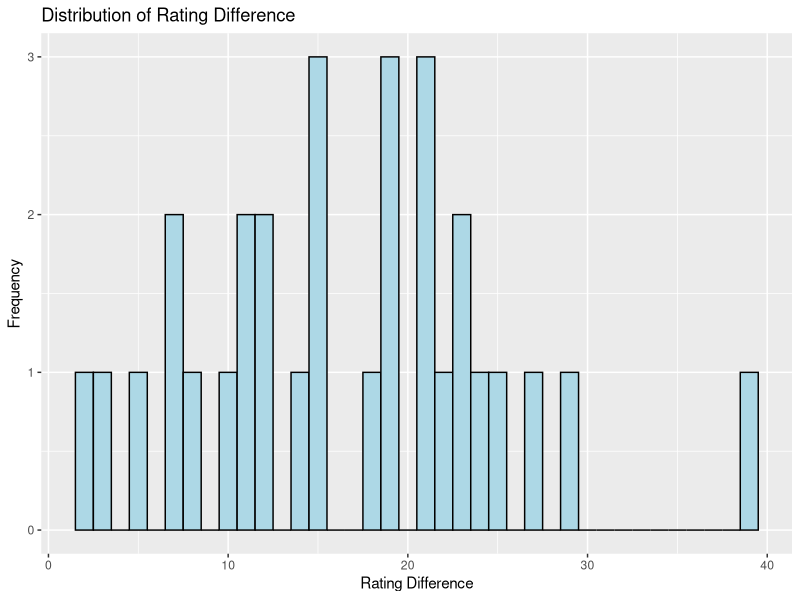
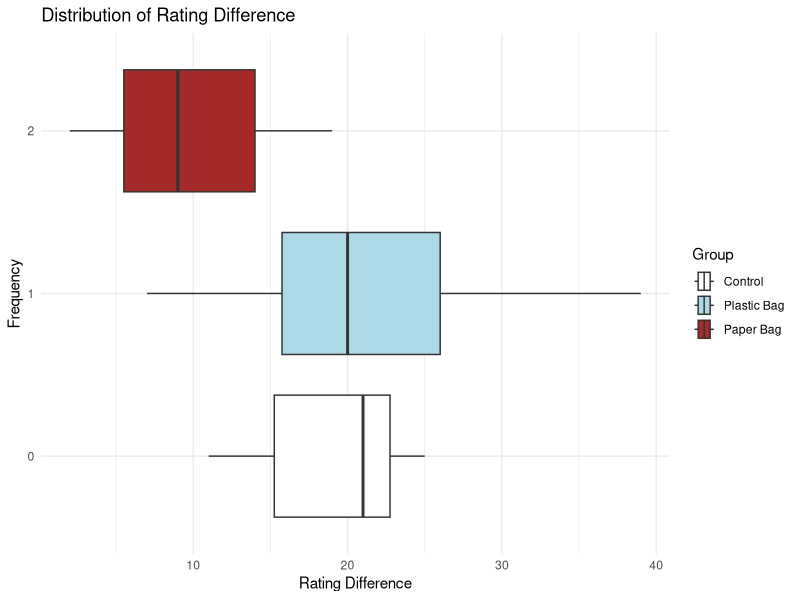

These charts were generated, in order, by the following R code:
## ----include=FALSE------------------------------------------------------------
knitr::opts_chunk$set(echo = TRUE)


## -----------------------------------------------------------------------------
library(ggplot2)


## -----------------------------------------------------------------------------
# Unique identifiers of each banana based on weight (and additional letter if weight tie)
banana_ids <- c(
  "130", "131", "140",
  "144", "146A", "146B",
  "147", "148", "155",
  "156", "157", "162",
  "166", "170", "171",
  "173", "175", "176",
  "181", "183A", "183B",
  "184", "185", "188",
  "189", "190", "200A",
  "200B", "209", "211"
)
# Banana weights
banana_weights <- c(
  130, 131, 140,
  144, 146, 146,
  147, 148, 155,
  156, 157, 162,
  166, 170, 171,
  173, 175, 176,
  181, 183, 183,
  184, 185, 188, 
  189, 190, 200,
  200, 209, 211
)
# Banana matched triplet assignments based on weight (group based on weight order statistics)
banana_match_ids <- unlist(lapply(1:10, function(n){rep(n,3)}))

banana_df <- data.frame(id = banana_ids, match_id = banana_match_ids, weight = banana_weights)

# Random treatment assignment with seed set for reproducibility
# 0 corresponds to control, 1 to paper bag, 2 to plastic bag
set.seed(123)
banana_df$treatment <- unlist(lapply(1:10, function(x){sample(0:2, 3, replace = FALSE)}))

banana_df


## -----------------------------------------------------------------------------
banana_rating <- read.csv("banana_ratings_final.csv")
# Reorder the banana_rating data frame by the BananaID
banana_rating <- banana_rating[order(banana_rating$BananaID),]

# Add a column to the banana_df data frame to store the post treatment rating, the values are the rows 1 through 30 of the Rating column in the banana_rating data frame
banana_df$post_rating <- banana_rating$Rating[1:30]

# Add a column to the banana_df data frame to store the difference between the pre treatment rating, the values are 31 through 60 of the Rating column in the banana_rating data frame
banana_df$pre_rating <- banana_rating$Rating[31:60]

# Add a column to the banana_df data frame to store the difference between the post treatment rating and the pre treatment rating
banana_df$rating_diff <- banana_df$post_rating - banana_df$pre_rating

banana_df


## -----------------------------------------------------------------------------
# Plot the distribution of the rating difference
ggplot(banana_df, aes(x = rating_diff)) +
  geom_histogram(binwidth = 1, fill = "lightblue", color = "black") +
  labs(title = "Distribution of Rating Difference", x = "Rating Difference", y = "Frequency")


## -----------------------------------------------------------------------------
ggplot(banana_df, aes(x = rating_diff, y = as.factor(treatment), fill = as.factor(treatment))) +
  geom_boxplot() + 
  labs(title = "Distribution of Rating Difference", 
       x = "Rating Difference", 
       y = "Frequency", 
       fill = "Group") +  # Change the legend title to "Group"
  scale_fill_manual(values = c("0" = "white", 
                               "1" = "lightblue", 
                               "2" = "brown"),   # Set colors for each group
                    labels = c("0" = "Control", 
                               "1" = "Plastic Bag", 
                               "2" = "Paper Bag")) +  # Map numeric values to labels
  theme_minimal()


## -----------------------------------------------------------------------------

# Permutaion Test 1: Control vs. Paper Bag


# Use the difference in means statistic to run a permutation test on control vs. paper bag
# Calculate the observed difference in means
obs_control_paper_diff <- mean(banana_df$rating_diff[banana_df$treatment == 1]) - mean(banana_df$rating_diff[banana_df$treatment == 0])

# Create a subset of the data frame with only the control and paper bag treatments
control_paper_df <- banana_df[banana_df$treatment %in% c(0, 1),]

# Create a vector to store the permuted differences in means
perm_diffs <- numeric(2^10)

# Run the permutation test by going through all possible permutations of the treatment assignments
# We are using the first 10 digits of the binary expansion of 
# the numbers 0 to 1023 to represent 
# all possible permutations of the 10 pairs
for(i in 0:(2^10 - 1)){
  # Convert the integer i to a binary representation
  binary_i <- as.integer(intToBits(i))
  
  # The length of binary_i is 32, but we only need the first 10 digits 
  # to represent the permutation of the 10 pairs
  binary_i <- binary_i[1:10]
  
  # Now, we can use binary_i to permute the data
  permuted_control_diff <- rep(NA, 10)
  permuted_paper_diff <- rep(NA, 10)
  
  for(j in 1:10){
    if(binary_i[j] == 0){
      permuted_control_diff[j] <- control_paper_df$rating_diff[j*2 - 1]
      permuted_paper_diff[j] <- control_paper_df$rating_diff[j*2]
    } else {
      permuted_control_diff[j] <- control_paper_df$rating_diff[j*2]
      permuted_paper_diff[j] <- control_paper_df$rating_diff[j*2 - 1]
    }
  }
  
  perm_diffs[i] <- mean(permuted_paper_diff) - mean(permuted_control_diff)
}

# Plot the distribution of the permuted differences in means
plot_1 <- ggplot() +
  geom_histogram(aes(x = perm_diffs), binwidth = 1, fill = "lightblue", color = "black") +
  geom_vline(xintercept = obs_control_paper_diff, color = "red") +
  labs(title = "Distribution of Permutated Differences in Means (Paper Bag - Control)", x = "Difference in Means", y = "Frequency")

# Calculate the p-value
p_value_1 <- sum(abs(perm_diffs) >= abs(obs_control_paper_diff)) / length(perm_diffs)


## -----------------------------------------------------------------------------

# Permutation Test 2: Control vs. Plastic Bag

# Use the difference in means statistic to run a permutation test on control vs. plastic bag
# Calculate the observed difference in means

obs_control_plastic_diff <- mean(banana_df$rating_diff[banana_df$treatment == 2]) - mean(banana_df$rating_diff[banana_df$treatment == 0])

# Create a subset of the data frame with only the control and plastic bag treatments
control_plastic_df <- banana_df[banana_df$treatment %in% c(0, 2),]

# Create a vector to store the permuted differences in means
perm_diffs <- numeric(2^10)

# Run the permutation test by going through all possible permutations of the treatment assignments
# We are using the first 10 digits of the binary expansion of
# the numbers 0 to 1023 to represent
# all possible permutations of the 10 twins

for(i in 0:(2^10 - 1)){
  # Convert the integer i to a binary representation
  binary_i <- as.integer(intToBits(i))
  
  # The length of binary_i is 32, but we only need the first 10 digits
  # to represent the permutation of the 10 pairs
  binary_i <- binary_i[1:10]
  
  # Now, we can use binary_i to permute the data
  permuted_control_diff <- rep(NA, 10)
  permuted_plastic_diff <- rep(NA, 10)
  
  for(j in 1:10){
    if(binary_i[j] == 0){
      permuted_control_diff[j] <- control_plastic_df$rating_diff[j*2 - 1]
      permuted_plastic_diff[j] <- control_plastic_df$rating_diff[j*2]
    } else {
      permuted_control_diff[j] <- control_plastic_df$rating_diff[j*2]
      permuted_plastic_diff[j] <- control_plastic_df$rating_diff[j*2 - 1]
    }
  }
  
  perm_diffs[i] <- mean(permuted_plastic_diff) - mean(permuted_control_diff)
}

# Plot the distribution of the permuted differences in means
plot_2<- ggplot() +
  geom_histogram(aes(x = perm_diffs), binwidth = 1, fill = "lightblue", color = "black") +
  geom_vline(xintercept = obs_control_plastic_diff, color = "red") +
  labs(title = "Distribution of Permutated Differences in Means (Plastic Bag - Control)", x = "Difference in Means", y = "Frequency")

# Calculate the p-value
p_value_2 <- sum(abs(perm_diffs) >= abs(obs_control_plastic_diff)) / length(perm_diffs)


## -----------------------------------------------------------------------------

# Permutation Test 3: Paper Bag vs. Plastic Bag


# Use the difference in means statistic to run a permutation test on paper bag vs. plastic bag
# Calculate the observed difference in means
obs_paper_plastic_diff <- mean(banana_df$rating_diff[banana_df$treatment == 2]) - mean(banana_df$rating_diff[banana_df$treatment == 1])

# Create a subset of the data frame with only the paper bag and plastic bag treatments
paper_plastic_df <- banana_df[banana_df$treatment %in% c(1, 2),]

# Create a vector to store the permuted differences in means
perm_diffs <- numeric(2^10)

# Run the permutation test by going through all possible permutations of the treatment assignments
# We are using the first 10 digits of the binary expansion of
# the numbers 0 to 1023 to represent
# all possible permutations of the 10 twins

for(i in 0:(2^10 - 1)){
  # Convert the integer i to a binary representation
  binary_i <- as.integer(intToBits(i))
  
  # The length of binary_i is 32, but we only need the first 10 digits
  # to represent the permutation of the 10 pairs
  binary_i <- binary_i[1:10]
  
  # Now, we can use binary_i to permute the data
  permuted_paper_diff <- rep(NA, 10)
  permuted_plastic_diff <- rep(NA, 10)
  
  for(j in 1:10){
    if(binary_i[j] == 0){
      permuted_paper_diff[j] <- paper_plastic_df$rating_diff[j*2 - 1]
      permuted_plastic_diff[j] <- paper_plastic_df$rating_diff[j*2]
    } else {
      permuted_paper_diff[j] <- paper_plastic_df$rating_diff[j*2]
      permuted_plastic_diff[j] <- paper_plastic_df$rating_diff[j*2 - 1]
    }
  }
  
  perm_diffs[i] <- mean(permuted_plastic_diff) - mean(permuted_paper_diff)
}

# Plot the distribution of the permuted differences in means
plot_3 <- ggplot() +
  geom_histogram(aes(x = perm_diffs), binwidth = 1, fill = "lightblue", color = "black") +
  geom_vline(xintercept = obs_paper_plastic_diff, color = "red") +
  labs(title = "Distribution of Permutated Differences in Means (Plastic Bag - Paper Bag)", x = "Difference in Means", y = "Frequency")

# Calculate the p-value
p_value_3 <- sum(abs(perm_diffs) >= abs(obs_paper_plastic_diff)) / length(perm_diffs)

